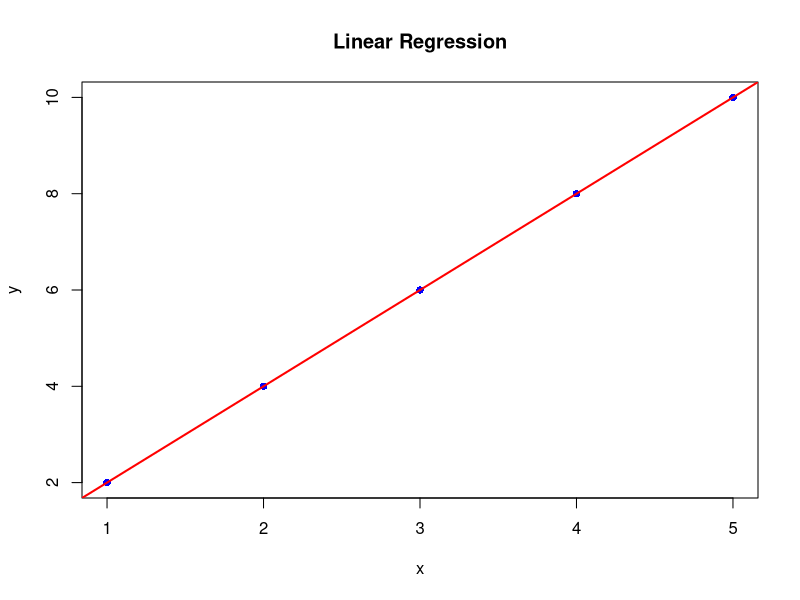

The R source for this figure:
#Regression Analysis

# Data
x <- c(1, 2, 3, 4, 5)  # Independent variable
y <- c(2, 4, 6, 8, 10) # Dependent variable
model <- lm(y ~ x)
summary(model)
plot(x, y, main = "Linear Regression", col = "blue", pch = 16)
abline(model, col = "red", lwd = 2)




#dnorm()
mean <- 5
sd <- 2
pdf_value <- dnorm(3, mean = mean, sd = sd)
cat("PDF of normal distribution at x = 3 is:", pdf_value, "\n")



#pnorm()
mean <- 5
sd <- 2
cumulative_prob <- pnorm(3, mean = mean, sd = sd)
cat("Cumulative probability up to x = 3 is:", cumulative_prob, "\n")



#qnorm() - Quantile Function

mean <- 5
sd <- 2
quantile_value <- qnorm(0.95, mean = mean, sd = sd)
cat("Quantile for cumulative probability 0.95 is:", quantile_value, "\n")


#rnorm() - Random Number Generation
mean <- 5
sd <- 2
n <- 5  
random_values <- rnorm(n, mean = mean, sd = sd)
cat("Random numbers from the normal distribution:", random_values, "\n")
